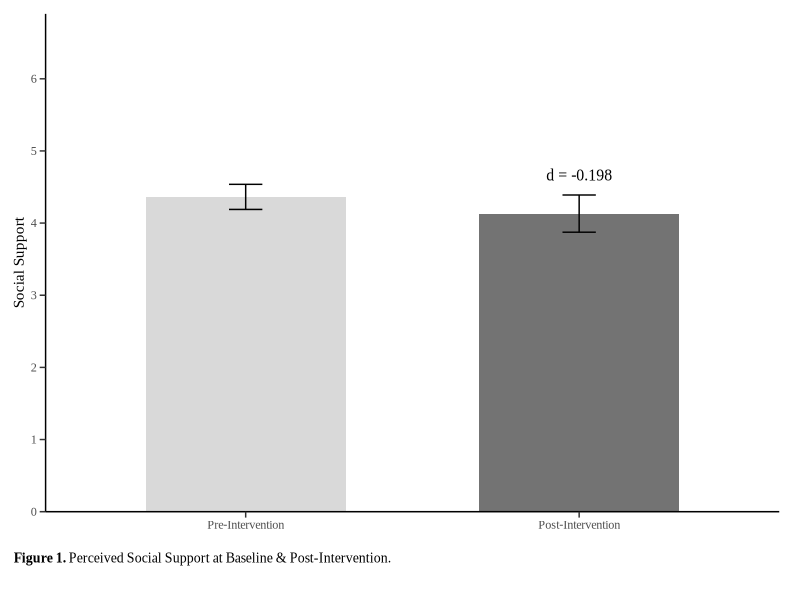
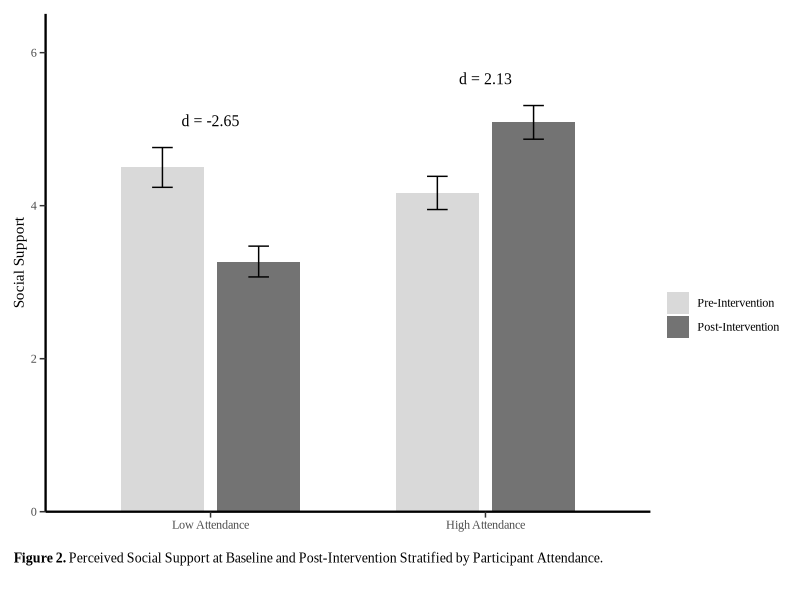
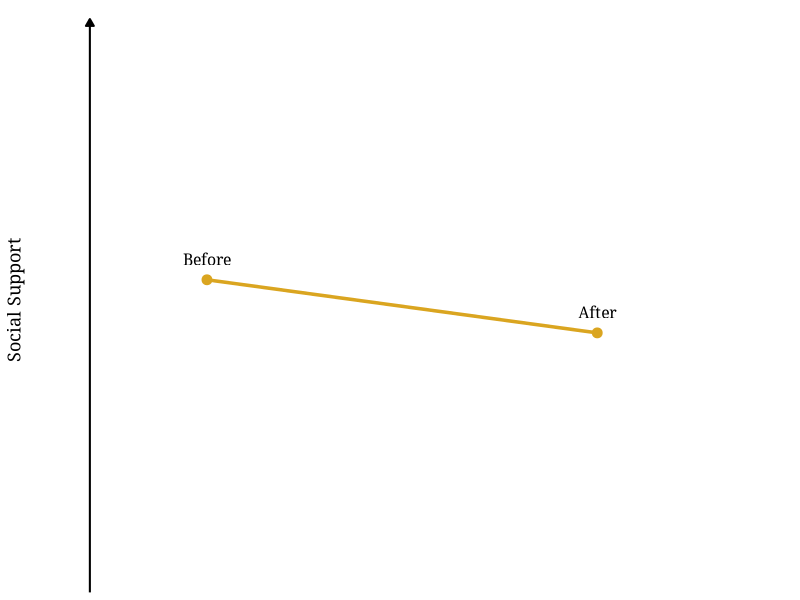
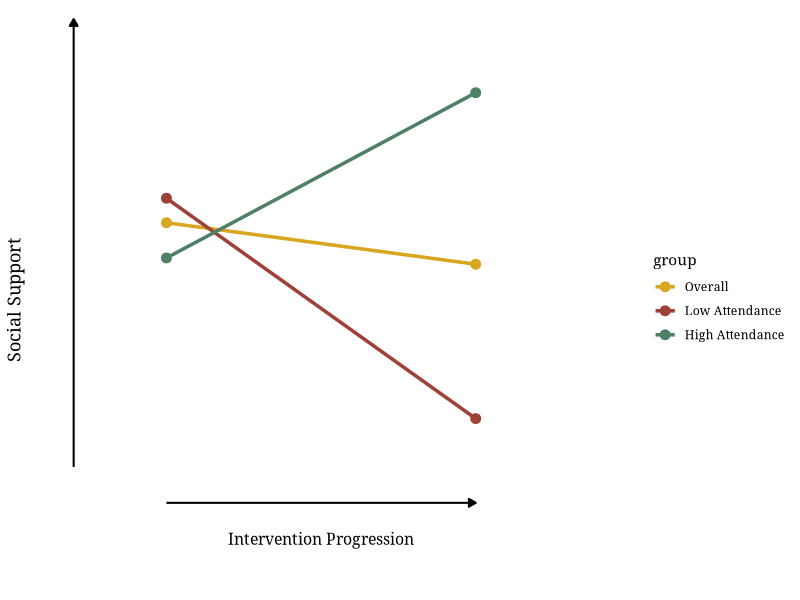

These charts were generated, in order, by the following R code:
## ---- chunk 1

#loading packages, importing data, and creating objects

library(ggtext)
library(tidyverse)
library(readxl)
library(ggplot2)

ssq6 <- data.frame(
  time = c("Pre-Intervention", "Post-Intervention"),
  mean = c(4.363157895, 4.131578947),
  se = c(0.174, 0.258)
)

ssq6_by_attendance <- data.frame(
  time = c(
    "Low Attendance Pre-Intervention",
    "Low Attendance Post-Intervention",
    "High Attendance Pre-Intervention",
    "High Attendance Post-Intervention"
  ),
  mean = c(4.5, 3.27, 4.166666667, 5.088888889),
  se = c(0.26, 0.201, 0.217, 0.220)
)

all_ssq6 <- data.frame(
  time = c(
    "Total Pre-Intervention",
    "Total Post-Intervention",
    "Low Attendance Pre-Intervention",
    "Low Attendance Post-Intervention",
    "High Attendance Pre-Intervention",
    "High Attendance Post-Intervention"
  ),
  mean = c(
    4.363157895, 4.131578947,
    4.5, 3.27,
    4.166666667, 5.088888889
  )
)

all_ssq6 <- all_ssq6 |>
  mutate(
    group = case_when(
      grepl("^Total", time) ~ "Overall",
      grepl("^Low Attendance", time) ~ "Low Attendance",
      grepl("^High Attendance", time) ~ "High Attendance"
    ),
    timepoint = case_when(
      grepl("Pre-Intervention$", time) ~ "Pre-Intervention",
      grepl("Post-Intervention$", time) ~ "Post-Intervention"
    ),
    group = factor(
      group,
      levels = c("Overall", "Low Attendance", "High Attendance")
    ),
    timepoint = factor(
      timepoint,
      levels = c("Pre-Intervention", "Post-Intervention")
    )
  )

all_ssq6 |>
  select(group, timepoint, mean)

## ---- chunk 2

#scientific article: visual 1 - the problem

ggplot(
  ssq6,
  aes(
    x = factor(time, levels = c("Pre-Intervention", "Post-Intervention")),
    y = mean,
    fill = time
  )
) +
  geom_col(width = 0.6) +
  geom_errorbar(
    aes(ymin = mean - se, ymax = mean + se),
    width = 0.1
  ) +
  geom_text(
    aes(label = c("", "d = -0.198")),
    vjust = -3,
    family = "Times New Roman",
    size = 4
  ) +
  
labs(
  x = NULL,
  y = "Social Support",
  caption = paste0(
    "<b>Figure 1.</b> Perceived Social Support at Baseline &amp; Post-Intervention."
  )
) +
scale_y_continuous(
  limits = c(0, 6),
  breaks = 0:6,
  expand = expansion(mult = c(0, 0.15))
) +
  scale_fill_manual(
    values = c(
      "Post-Intervention" = "grey45",
      "Pre-Intervention" = "grey85"
    )
  ) +
theme(
  panel.background = element_rect(fill = "white", colour = NA),
  panel.grid = element_blank(),
  text = element_text(family = "Times New Roman"),
  plot.caption = ggtext::element_markdown(
    hjust = 0,
    size = 10,
    lineheight = 1.2,
    margin = margin(t = 15)
  ),
  plot.caption.position = "plot",
  plot.margin = margin(t = 10, r = 15, b = 25, l = 10),
  legend.position = "none",
  axis.line = element_line(linewidth = 0.5),
  axis.ticks = element_line(),
  axis.ticks.length = unit(0.15, "cm")
)
  
## ---- chunk 3

#scientific article: visual 2 - the explanation

ssq6_by_attendance$group <- c(
  "Low Attendance", "Low Attendance",
  "High Attendance", "High Attendance"
)

ssq6_by_attendance$timepoint <- c(
  "Pre-Intervention", "Post-Intervention",
  "Pre-Intervention", "Post-Intervention"
)

ssq6_by_attendance$group <- factor(
  ssq6_by_attendance$group,
  levels = c("Low Attendance", "High Attendance")
)

ssq6_by_attendance$timepoint <- factor(
  ssq6_by_attendance$timepoint,
  levels = c("Pre-Intervention", "Post-Intervention")
)

effect_sizes <- data.frame(
  group = factor(
    c("Low Attendance", "High Attendance"),
    levels = c("Low Attendance", "High Attendance")
  ),
  mean = c(
    max(ssq6_by_attendance$mean[ssq6_by_attendance$group == "Low Attendance"] +
          ssq6_by_attendance$se[ssq6_by_attendance$group == "Low Attendance"]),
    max(ssq6_by_attendance$mean[ssq6_by_attendance$group == "High Attendance"] +
          ssq6_by_attendance$se[ssq6_by_attendance$group == "High Attendance"])
  ),
  label = c("d = -2.65", "d = 2.13")
)

ggplot(
  ssq6_by_attendance,
  aes(x = group, y = mean, fill = timepoint)
) +
  geom_col(
    position = position_dodge(width = 0.7),
    width = 0.6
  ) +
  geom_errorbar(
    aes(ymin = mean - se, ymax = mean + se),
    position = position_dodge(width = 0.7),
    width = 0.15
  ) +
  geom_text(
    data = effect_sizes,
    aes(x = group, y = mean + 0.35, label = label),
    inherit.aes = FALSE,
    family = "Times New Roman",
    size = 4
  ) +
  labs(
    x = NULL,
    y = "Social Support",
    caption = "<b>Figure 2.</b> Perceived Social Support at Baseline and Post-Intervention Stratified by Participant Attendance.",
    fill = NULL
  ) +
  scale_fill_manual(
    values = c(
      "Pre-Intervention" = "grey85",
      "Post-Intervention" = "grey45"
    )
  ) +
  scale_y_continuous(
    expand = expansion(mult = c(0, 0.15))
  ) +
  theme_classic() +
  theme(
    text = element_text(family = "Times New Roman"),
    plot.caption = ggtext::element_markdown(
      hjust = 0,
      size = 10,
      lineheight = 1.2,
      margin = margin(t = 15)
    ),
    plot.caption.position = "plot",
    plot.margin = margin(t = 10, r = 15, b = 25, l = 10),
    axis.line = element_line(linewidth = 0.8),
    axis.ticks = element_line(),
    axis.ticks.length = grid::unit(0.15, "cm"),
    legend.position = "right",
    legend.margin = margin(t = 75)
  )
## ---- chunk 4

#accessible & dynamic outlet: figure 1 - the problem

ggplot(
  ssq6,
  aes(
    x = factor(time, levels = c("Pre-Intervention", "Post-Intervention")),
    y = mean,
    group = 1
  )
) +
  geom_line(linewidth = 1.2, colour = "goldenrod") +
  geom_point(size = 3, colour = "goldenrod") +
  geom_text(
    aes(label = c("Before", "After")),
    vjust = -1.2,
    family = "Georgia",
    size = 4
  ) +
  scale_x_discrete(
    labels = NULL,
    breaks = NULL,
    expand = expansion(add = 0.5)
  ) +
  scale_y_continuous(
    limits = c(3, 5.5),
    breaks = seq(3, 5.5, by = 0.5),
    expand = expansion(mult = c(0, 0.02))
  ) +
  labs(
    x = NULL,
    y = "Social Support",
    title = NULL
  ) +
  theme_classic() +
  theme(
    text = element_text(family = "Georgia"),
    axis.line.x = element_blank(),
    axis.ticks.x = element_blank(),
    axis.text.x = element_blank(),
    axis.line.y = element_blank(),
    axis.ticks.y = element_blank(),
    axis.text.y = element_blank(),
    axis.title.y = element_text(
      size = 13,
      colour = "black",
      margin = margin(r = -12)
    ),
    plot.title = element_blank()
  ) +
  annotate(
    "segment",
    x = 0.7, xend = 0.7,
    y = 3, yend = 5.5,
    arrow = arrow(
      length = unit(0.2, "cm"),
      type = "closed"
    ),
    linewidth = 0.7,
    colour = "black"
  )


## ---- chunk 5

#accessible & dynamic outlet: figure 2 - the explanation

ggplot(
  all_ssq6,
  aes(
    x = timepoint,
    y = mean,
    group = group,
    colour = group
  )
) +
  geom_line(linewidth = 1.2) +
  geom_point(size = 3) +
  scale_x_discrete(
    labels = NULL,
    breaks = NULL,
    expand = expansion(add = 0.5)
  ) +
  scale_y_continuous(
  limits = c(2.3, 5.5),
  breaks = seq(3, 5.5, by = 0.5),
  expand = expansion(mult = c(0, 0.02))
) +
  scale_colour_manual(
    values = c(
      "Overall" = "goldenrod",
      "High Attendance" = "#4F8065",
      "Low Attendance" = "#9E4138"
    )
  )+
  labs(
    x = NULL,
    y = "Social Support",
    title = NULL
  ) +
  theme_classic() +
  theme(
    text = element_text(family = "Georgia"),
    axis.line.x = element_blank(),
    axis.ticks.x = element_blank(),
    axis.text.x = element_blank(),
    axis.line.y = element_blank(),
    axis.ticks.y = element_blank(),
    axis.text.y = element_blank(),
    axis.title.y = element_text(
      size = 13,
      colour = "black",
      margin = margin(r = -12)
    ),
    plot.title = element_blank()
  ) +
  annotate(
    "segment",
    x = 0.7, xend = 0.7,
    y = 3, yend = 5.5,
    arrow = arrow(
      length = unit(0.2, "cm"),
      type = "closed"
    ),
    linewidth = 0.7,
    colour = "black"
  )   +
  annotate(
    "segment",
    x = 1, xend = 2,
    y = 2.8, yend = 2.8,
    arrow = arrow(
      length = unit(0.2, "cm"),
      type = "closed"
    ),
    linewidth = 0.7,
    colour = "black"
  ) +
  annotate(
    "text",
    x = 1.5,
    y = 2.6,
    label = "Intervention Progression",
    family = "Georgia",
    size = 4,
    colour = "black"
  )
